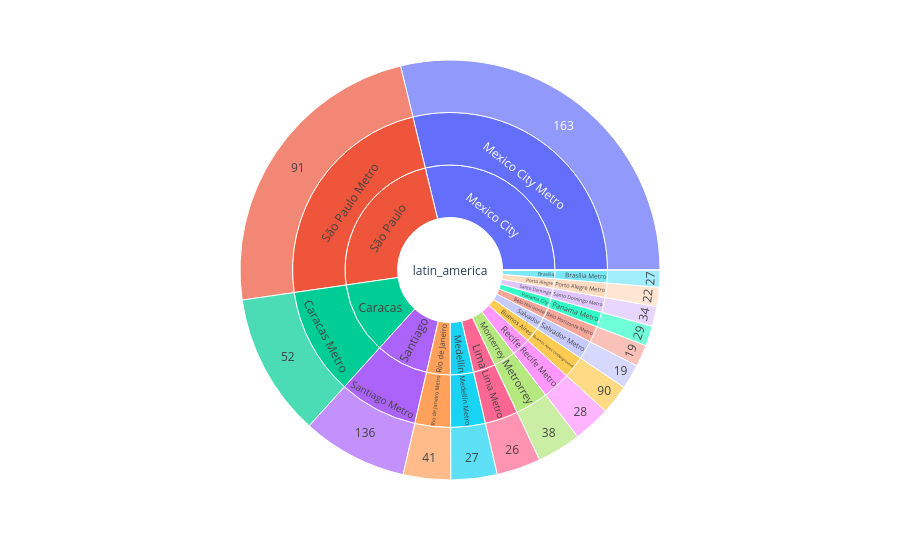

The notebook cell this image was saved under:
### Code cell
# latin america region analysis
import plotly.express as px
fig = px.sunburst(data_lat_america, path=['region', 'city', 'name', 'stations'], values='annual_ridership_mill')
fig.show()

### Figure 1 — Plotly figure (JSON) as saved in the notebook; plotly's stock layout.template omitted (floating-point values rounded to 4 significant figures)
{"data": [{"branchvalues": "total", "domain": {"x": [0, 1], "y": [0, 1]}, "hovertemplate": "labels=%{label}<br>annual_ridership_mill=%{value}<br>parent=%{parent}<br>id=%{id}<extra></extra>", "ids": ["latin_america/Buenos Aires/Buenos Aires Underground/90", "latin_america/Belo Horizonte/Belo Horizonte Metro/19", "latin_america/Brasília/Brasília Metro/27", "latin_america/Porto Alegre/Porto Alegre Metro/22", "latin_america/Recife/Recife Metro/28", "latin_america/Rio de Janeiro/Rio de Janeiro Metro/41", "latin_america/Salvador/Salvador Metro/19", "latin_america/São Paulo/São Paulo Metro/91", "latin_america/Santiago/Santiago Metro/136", "latin_america/Medellín/Medellín Metro/27", "latin_america/Santo Domingo/Santo Domingo Metro/34", "latin_america/Guadalajara/Tren Eléctrico Urbano/18", "latin_america/Mexico City/Mexico City Metro/163", "latin_america/Monterrey/Metrorrey/38", "latin_america/Panama City/Panama Metro/29", "latin_america/Lima/Lima Metro/26", "latin_america/Caracas/Caracas Metro/52", "latin_america/Buenos Aires/Buenos Aires Underground", "latin_america/Belo Horizonte/Belo Horizonte Metro", "latin_america/Brasília/Brasília Metro", "latin_america/Porto Alegre/Porto Alegre Metro", "latin_america/Recife/Recife Metro", "latin_america/Rio de Janeiro/Rio de Janeiro Metro", "latin_america/Salvador/Salvador Metro", "latin_america/São Paulo/São Paulo Metro", "latin_america/Santiago/Santiago Metro", "latin_america/Medellín/Medellín Metro", "latin_america/Santo Domingo/Santo Domingo Metro", "latin_america/Guadalajara/Tren Eléctrico Urbano", "latin_america/Mexico City/Mexico City Metro", "latin_america/Monterrey/Metrorrey", "latin_america/Panama City/Panama Metro", "latin_america/Lima/Lima Metro", "latin_america/Caracas/Caracas Metro", "latin_america/Buenos Aires", "latin_america/Belo Horizonte", "latin_america/Brasília", "latin_america/Porto Alegre", "latin_america/Recife", "latin_america/Rio de Janeiro", "latin_america/Salvador", "latin_america/São Paulo", "latin_america/Santiago", "latin_america/Medellín", "latin_america/Santo Domingo", "latin_america/Guadalajara", "latin_america/Mexico City", "latin_america/Monterrey", "latin_america/Panama City", "latin_america/Lima", "latin_america/Caracas", "latin_america"], "labels": ["90", "19", "27", "22", "28", "41", "19", "91", "136", "27", "34", "18", "163", "38", "29", "26", "52", "Buenos Aires Underground", "Belo Horizonte Metro", "Brasília Metro", "Porto Alegre Metro", "Recife Metro", "Rio de Janeiro Metro", "Salvador Metro", "São Paulo Metro", "Santiago Metro", "Medellín Metro", "Santo Domingo Metro", "Tren Eléctrico Urbano", "Mexico City Metro", "Metrorrey", "Panama Metro", "Lima Metro", "Caracas Metro", "Buenos Aires", "Belo Horizonte", "Brasília", "Porto Alegre", "Recife", "Rio de Janeiro", "Salvador", "São Paulo", "Santiago", "Medellín", "Santo Domingo", "Guadalajara", "Mexico City", "Monterrey", "Panama City", "Lima", "Caracas", "latin_america"], "name": "", "parents": ["latin_america/Buenos Aires/Buenos Aires Underground", "latin_america/Belo Horizonte/Belo Horizonte Metro", "latin_america/Brasília/Brasília Metro", "latin_america/Porto Alegre/Porto Alegre Metro", "latin_america/Recife/Recife Metro", "latin_america/Rio de Janeiro/Rio de Janeiro Metro", "latin_america/Salvador/Salvador Metro", "latin_america/São Paulo/São Paulo Metro", "latin_america/Santiago/Santiago Metro", "latin_america/Medellín/Medellín Metro", "latin_america/Santo Domingo/Santo Domingo Metro", "latin_america/Guadalajara/Tren Eléctrico Urbano", "latin_america/Mexico City/Mexico City Metro", "latin_america/Monterrey/Metrorrey", "latin_america/Panama City/Panama Metro", "latin_america/Lima/Lima Metro", "latin_america/Caracas/Caracas Metro", "latin_america/Buenos Aires", "latin_america/Belo Horizonte", "latin_america/Brasília", "latin_america/Porto Alegre", "latin_america/Recife", "latin_america/Rio de Janeiro", "latin_america/Salvador", "latin_america/São Paulo", "latin_america/Santiago", "latin_america/Medellín", "latin_america/Santo Domingo", "latin_america/Guadalajara", "latin_america/Mexico City", "latin_america/Monterrey", "latin_america/Panama City", "latin_america/Lima", "latin_america/Caracas", "latin_america", "latin_america", "latin_america", "latin_america", "latin_america", "latin_america", "latin_america", "latin_america", "latin_america", "latin_america", "latin_america", "latin_america", "latin_america", "latin_america", "latin_america", "latin_america", "latin_america", ""], "type": "sunburst", "values": [74.0, 54.4, 42.8, 48.1, 93.5, 118.7, 62.0, 763.6, 263.4, 115.4, 49.6, 0.0, 935.2, 109.9, 49.9, 110.4, 358.0, 74.0, 54.4, 42.8, 48.1, 93.5, 118.7, 62.0, 763.6, 263.4, 115.4, 49.6, 0.0, 935.2, 109.9, 49.9, 110.4, 358.0, 74.0, 54.4, 42.8, 48.1, 93.5, 118.7, 62.0, 763.6, 263.4, 115.4, 49.6, 0.0, 935.2, 109.9, 49.9, 110.4, 358.0, 3249.0]}], "layout": {"autosize": true, "legend": {"tracegroupgap": 0}, "margin": {"t": 60}}}
